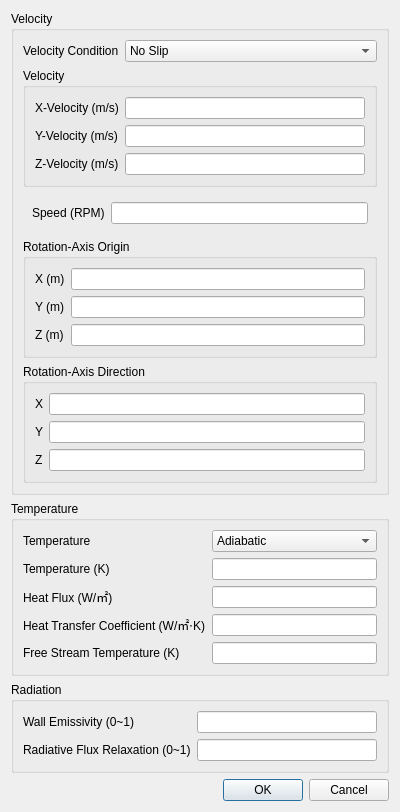
<?xml version="1.0" encoding="UTF-8"?>
<ui version="4.0">
 <class>WallDialog</class>
 <widget class="QDialog" name="WallDialog">
  <property name="geometry">
   <rect>
    <x>0</x>
    <y>0</y>
    <width>400</width>
    <height>780</height>
   </rect>
  </property>
  <property name="minimumSize">
   <size>
    <width>400</width>
    <height>0</height>
   </size>
  </property>
  <property name="windowTitle">
   <string>Wall Boundary Condition</string>
  </property>
  <layout class="QVBoxLayout" name="verticalLayout_4">
   <item>
    <widget class="QWidget" name="dialogContents" native="true">
     <layout class="QVBoxLayout" name="verticalLayout_3">
      <property name="leftMargin">
       <number>0</number>
      </property>
      <property name="topMargin">
       <number>0</number>
      </property>
      <property name="rightMargin">
       <number>0</number>
      </property>
      <property name="bottomMargin">
       <number>0</number>
      </property>
      <item>
       <widget class="QGroupBox" name="velocityGroup">
        <property name="title">
         <string>Velocity</string>
        </property>
        <layout class="QVBoxLayout" name="verticalLayout">
         <item>
          <widget class="QWidget" name="widget_3" native="true">
           <layout class="QFormLayout" name="formLayout_5">
            <property name="leftMargin">
             <number>0</number>
            </property>
            <property name="topMargin">
             <number>0</number>
            </property>
            <property name="rightMargin">
             <number>0</number>
            </property>
            <property name="bottomMargin">
             <number>0</number>
            </property>
            <item row="0" column="0">
             <widget class="QLabel" name="label">
              <property name="text">
               <string>Velocity Condition</string>
              </property>
             </widget>
            </item>
            <item row="0" column="1">
             <widget class="QComboBox" name="velocityCondition">
              <item>
               <property name="text">
                <string>No Slip</string>
               </property>
              </item>
              <item>
               <property name="text">
                <string>Slip</string>
               </property>
              </item>
              <item>
               <property name="text">
                <string>Moving Wall</string>
               </property>
              </item>
              <item>
               <property name="text">
                <string>Atmoslational Wall</string>
               </property>
              </item>
              <item>
               <property name="text">
                <string>Translational Moving Wall</string>
               </property>
              </item>
              <item>
               <property name="text">
                <string>Rotational Moving Wall</string>
               </property>
              </item>
             </widget>
            </item>
           </layout>
          </widget>
         </item>
         <item>
          <widget class="QGroupBox" name="translationalMovingWall">
           <property name="title">
            <string>Velocity</string>
           </property>
           <layout class="QFormLayout" name="formLayout">
            <item row="0" column="0">
             <widget class="QLabel" name="label_2">
              <property name="text">
               <string>X-Velocity (m/s)</string>
              </property>
             </widget>
            </item>
            <item row="0" column="1">
             <widget class="QLineEdit" name="xVelocity">
              <property name="sizePolicy">
               <sizepolicy hsizetype="Expanding" vsizetype="Fixed">
                <horstretch>0</horstretch>
                <verstretch>0</verstretch>
               </sizepolicy>
              </property>
             </widget>
            </item>
            <item row="1" column="0">
             <widget class="QLabel" name="label_3">
              <property name="text">
               <string>Y-Velocity (m/s)</string>
              </property>
             </widget>
            </item>
            <item row="1" column="1">
             <widget class="QLineEdit" name="yVelocity">
              <property name="sizePolicy">
               <sizepolicy hsizetype="Expanding" vsizetype="Fixed">
                <horstretch>0</horstretch>
                <verstretch>0</verstretch>
               </sizepolicy>
              </property>
             </widget>
            </item>
            <item row="2" column="0">
             <widget class="QLabel" name="label_4">
              <property name="text">
               <string>Z-Velocity (m/s)</string>
              </property>
             </widget>
            </item>
            <item row="2" column="1">
             <widget class="QLineEdit" name="zVelocity">
              <property name="sizePolicy">
               <sizepolicy hsizetype="Expanding" vsizetype="Fixed">
                <horstretch>0</horstretch>
                <verstretch>0</verstretch>
               </sizepolicy>
              </property>
             </widget>
            </item>
           </layout>
          </widget>
         </item>
         <item>
          <widget class="QWidget" name="rotationalMovingWall" native="true">
           <layout class="QVBoxLayout" name="verticalLayout_2">
            <property name="leftMargin">
             <number>0</number>
            </property>
            <property name="topMargin">
             <number>0</number>
            </property>
            <property name="rightMargin">
             <number>0</number>
            </property>
            <property name="bottomMargin">
             <number>0</number>
            </property>
            <item>
             <widget class="QWidget" name="widget_2" native="true">
              <layout class="QFormLayout" name="formLayout_2">
               <item row="0" column="0">
                <widget class="QLabel" name="label_5">
                 <property name="text">
                  <string>Speed (RPM)</string>
                 </property>
                </widget>
               </item>
               <item row="0" column="1">
                <widget class="QLineEdit" name="speed">
                 <property name="sizePolicy">
                  <sizepolicy hsizetype="Expanding" vsizetype="Fixed">
                   <horstretch>0</horstretch>
                   <verstretch>0</verstretch>
                  </sizepolicy>
                 </property>
                </widget>
               </item>
              </layout>
             </widget>
            </item>
            <item>
             <widget class="QGroupBox" name="groupBox_2">
              <property name="title">
               <string>Rotation-Axis Origin</string>
              </property>
              <layout class="QFormLayout" name="formLayout_3">
               <item row="0" column="0">
                <widget class="QLabel" name="label_6">
                 <property name="text">
                  <string>X (m)</string>
                 </property>
                </widget>
               </item>
               <item row="0" column="1">
                <widget class="QLineEdit" name="rotationAxisX">
                 <property name="sizePolicy">
                  <sizepolicy hsizetype="Expanding" vsizetype="Fixed">
                   <horstretch>0</horstretch>
                   <verstretch>0</verstretch>
                  </sizepolicy>
                 </property>
                </widget>
               </item>
               <item row="1" column="0">
                <widget class="QLabel" name="label_7">
                 <property name="text">
                  <string>Y (m)</string>
                 </property>
                </widget>
               </item>
               <item row="1" column="1">
                <widget class="QLineEdit" name="rotationAxisY">
                 <property name="sizePolicy">
                  <sizepolicy hsizetype="Expanding" vsizetype="Fixed">
                   <horstretch>0</horstretch>
                   <verstretch>0</verstretch>
                  </sizepolicy>
                 </property>
                </widget>
               </item>
               <item row="2" column="0">
                <widget class="QLabel" name="label_8">
                 <property name="text">
                  <string>Z (m)</string>
                 </property>
                </widget>
               </item>
               <item row="2" column="1">
                <widget class="QLineEdit" name="rotationAxisZ">
                 <property name="sizePolicy">
                  <sizepolicy hsizetype="Expanding" vsizetype="Fixed">
                   <horstretch>0</horstretch>
                   <verstretch>0</verstretch>
                  </sizepolicy>
                 </property>
                </widget>
               </item>
              </layout>
             </widget>
            </item>
            <item>
             <widget class="QGroupBox" name="groupBox_3">
              <property name="title">
               <string>Rotation-Axis Direction</string>
              </property>
              <layout class="QFormLayout" name="formLayout_4">
               <item row="0" column="0">
                <widget class="QLabel" name="label_9">
                 <property name="text">
                  <string>X</string>
                 </property>
                </widget>
               </item>
               <item row="0" column="1">
                <widget class="QLineEdit" name="rotationDirectionX">
                 <property name="sizePolicy">
                  <sizepolicy hsizetype="Expanding" vsizetype="Fixed">
                   <horstretch>0</horstretch>
                   <verstretch>0</verstretch>
                  </sizepolicy>
                 </property>
                </widget>
               </item>
               <item row="1" column="0">
                <widget class="QLabel" name="label_10">
                 <property name="text">
                  <string>Y</string>
                 </property>
                </widget>
               </item>
               <item row="1" column="1">
                <widget class="QLineEdit" name="rotationDirectionY">
                 <property name="sizePolicy">
                  <sizepolicy hsizetype="Expanding" vsizetype="Fixed">
                   <horstretch>0</horstretch>
                   <verstretch>0</verstretch>
                  </sizepolicy>
                 </property>
                </widget>
               </item>
               <item row="2" column="0">
                <widget class="QLabel" name="label_11">
                 <property name="text">
                  <string>Z</string>
                 </property>
                </widget>
               </item>
               <item row="2" column="1">
                <widget class="QLineEdit" name="rotationDirectionZ">
                 <property name="sizePolicy">
                  <sizepolicy hsizetype="Expanding" vsizetype="Fixed">
                   <horstretch>0</horstretch>
                   <verstretch>0</verstretch>
                  </sizepolicy>
                 </property>
                </widget>
               </item>
              </layout>
             </widget>
            </item>
           </layout>
          </widget>
         </item>
        </layout>
       </widget>
      </item>
      <item>
       <widget class="QGroupBox" name="temperatureGroup">
        <property name="title">
         <string>Temperature</string>
        </property>
        <layout class="QFormLayout" name="formLayout_6">
         <item row="0" column="0">
          <widget class="QLabel" name="label_12">
           <property name="text">
            <string>Temperature</string>
           </property>
          </widget>
         </item>
         <item row="0" column="1">
          <widget class="QComboBox" name="temperatureType">
           <item>
            <property name="text">
             <string>Adiabatic</string>
            </property>
           </item>
           <item>
            <property name="text">
             <string>Constant Temperature</string>
            </property>
           </item>
           <item>
            <property name="text">
             <string>Constant Heat Flux</string>
            </property>
           </item>
           <item>
            <property name="text">
             <string>Convection</string>
            </property>
           </item>
          </widget>
         </item>
         <item row="1" column="0">
          <widget class="QLabel" name="temperatureLabel">
           <property name="text">
            <string>Temperature (K)</string>
           </property>
          </widget>
         </item>
         <item row="1" column="1">
          <widget class="QLineEdit" name="temperature">
           <property name="sizePolicy">
            <sizepolicy hsizetype="Expanding" vsizetype="Fixed">
             <horstretch>0</horstretch>
             <verstretch>0</verstretch>
            </sizepolicy>
           </property>
          </widget>
         </item>
         <item row="2" column="0">
          <widget class="QLabel" name="heatFluxLabel">
           <property name="text">
            <string>Heat Flux (W/㎡)</string>
           </property>
          </widget>
         </item>
         <item row="2" column="1">
          <widget class="QLineEdit" name="heatFlux">
           <property name="sizePolicy">
            <sizepolicy hsizetype="Expanding" vsizetype="Fixed">
             <horstretch>0</horstretch>
             <verstretch>0</verstretch>
            </sizepolicy>
           </property>
          </widget>
         </item>
         <item row="3" column="0">
          <widget class="QLabel" name="heatTransferCoefficientLabel">
           <property name="text">
            <string>Heat Transfer Coefficient (W/㎡⋅K)</string>
           </property>
          </widget>
         </item>
         <item row="3" column="1">
          <widget class="QLineEdit" name="heatTransferCoefficient">
           <property name="sizePolicy">
            <sizepolicy hsizetype="Expanding" vsizetype="Fixed">
             <horstretch>0</horstretch>
             <verstretch>0</verstretch>
            </sizepolicy>
           </property>
          </widget>
         </item>
         <item row="4" column="0">
          <widget class="QLabel" name="freeStreamTemperatureLabel">
           <property name="text">
            <string>Free Stream Temperature (K)</string>
           </property>
          </widget>
         </item>
         <item row="4" column="1">
          <widget class="QLineEdit" name="freeStreamTemperature">
           <property name="sizePolicy">
            <sizepolicy hsizetype="Expanding" vsizetype="Fixed">
             <horstretch>0</horstretch>
             <verstretch>0</verstretch>
            </sizepolicy>
           </property>
          </widget>
         </item>
        </layout>
       </widget>
      </item>
      <item>
       <widget class="QGroupBox" name="groupBox_6">
        <property name="title">
         <string>Radiation</string>
        </property>
        <layout class="QFormLayout" name="formLayout_7">
         <item row="0" column="0">
          <widget class="QLabel" name="label_17">
           <property name="text">
            <string>Wall Emissivity (0~1)</string>
           </property>
          </widget>
         </item>
         <item row="0" column="1">
          <widget class="QLineEdit" name="wallEmissivity">
           <property name="sizePolicy">
            <sizepolicy hsizetype="Expanding" vsizetype="Fixed">
             <horstretch>0</horstretch>
             <verstretch>0</verstretch>
            </sizepolicy>
           </property>
          </widget>
         </item>
         <item row="1" column="0">
          <widget class="QLabel" name="label_18">
           <property name="text">
            <string>Radiative Flux Relaxation (0~1)</string>
           </property>
          </widget>
         </item>
         <item row="1" column="1">
          <widget class="QLineEdit" name="radiativeFluxRelaxation">
           <property name="sizePolicy">
            <sizepolicy hsizetype="Expanding" vsizetype="Fixed">
             <horstretch>0</horstretch>
             <verstretch>0</verstretch>
            </sizepolicy>
           </property>
          </widget>
         </item>
        </layout>
       </widget>
      </item>
     </layout>
    </widget>
   </item>
   <item>
    <widget class="QDialogButtonBox" name="buttonBox">
     <property name="orientation">
      <enum>Qt::Horizontal</enum>
     </property>
     <property name="standardButtons">
      <set>QDialogButtonBox::Cancel|QDialogButtonBox::Ok</set>
     </property>
    </widget>
   </item>
  </layout>
 </widget>
 <resources/>
 <connections>
  <connection>
   <sender>buttonBox</sender>
   <signal>accepted()</signal>
   <receiver>WallDialog</receiver>
   <slot>accept()</slot>
   <hints>
    <hint type="sourcelabel">
     <x>248</x>
     <y>254</y>
    </hint>
    <hint type="destinationlabel">
     <x>157</x>
     <y>274</y>
    </hint>
   </hints>
  </connection>
  <connection>
   <sender>buttonBox</sender>
   <signal>rejected()</signal>
   <receiver>WallDialog</receiver>
   <slot>reject()</slot>
   <hints>
    <hint type="sourcelabel">
     <x>316</x>
     <y>260</y>
    </hint>
    <hint type="destinationlabel">
     <x>286</x>
     <y>274</y>
    </hint>
   </hints>
  </connection>
 </connections>
</ui>
